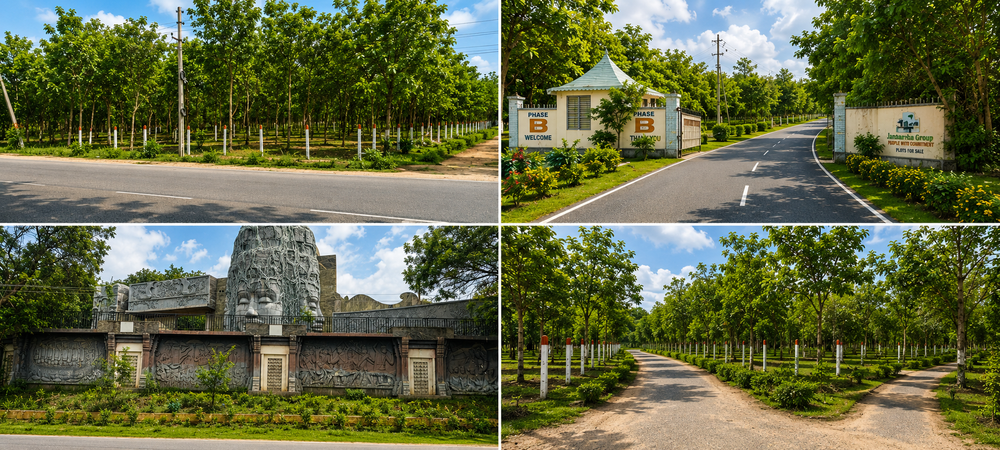
#> input picture ChatGPT Image Jul 15, 2026, 06_21_51 PM.png, 1000 x 450 px, shrunk from 1870 x 841 before the run, found by its file name
$ python img.py
#> lines starting #> are read from the running program, lines starting #| are printed output that depends on the picture

from PIL import Image

img = Image.open(r"E:\New folder (3)\ChatGPT Image Jul 15, 2026, 06_21_51 PM.png")
#> img is the input picture: PIL image 1000x450 RGB; mean R, G, B 100.2, 105.7, 69.5

w, h = img.size
#> w = 1000; h = 450

# Crop the 3rd image (bottom-left quadrant)
fourth = img.crop((w//2, h//2, w, h))
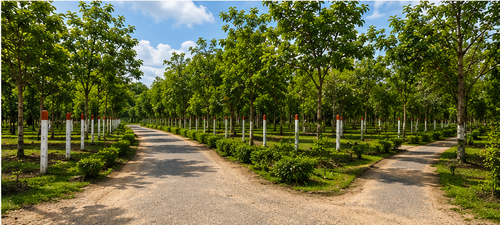
#> fourth: PIL image 500x225 RGB; mean R, G, B 103.2, 105.5, 61.5

fourth.save("fourth_image.png")
